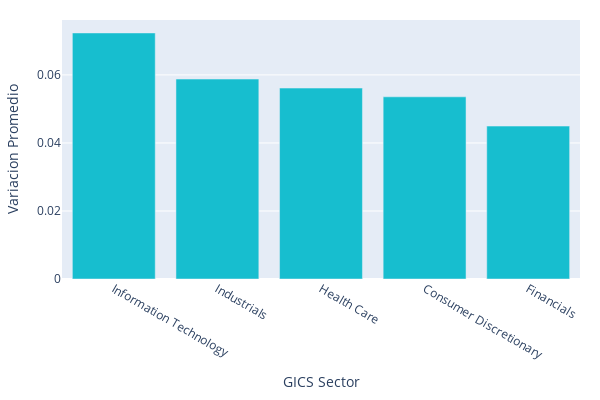

Notebook source saved alongside this figure:
### Code cell
# Graficamos
fig = px.bar(top_industrias, x='GICS Sector', y='Variacion Promedio', width=600, height=400)
fig.update_traces(marker_color='#17BECF')
fig.update_layout(
    margin=dict(l=20, r=20, t=20, b=20),
)
fig.show()

### Figure 1 — Plotly figure (JSON) as saved in the notebook; plotly's stock layout.template omitted (floating-point values rounded to 4 significant figures)
{"data": [{"alignmentgroup": "True", "hovertemplate": "GICS Sector=%{x}<br>Variacion Promedio=%{y}<extra></extra>", "legendgroup": "", "marker": {"color": "#17BECF", "pattern": {"shape": ""}}, "name": "", "offsetgroup": "", "orientation": "v", "showlegend": false, "textposition": "auto", "type": "bar", "x": ["Information Technology", "Industrials", "Health Care", "Consumer Discretionary", "Financials"], "xaxis": "x", "y": [0.07234, 0.05878, 0.05614, 0.05356, 0.04496], "yaxis": "y"}], "layout": {"barmode": "relative", "height": 400, "legend": {"tracegroupgap": 0}, "margin": {"b": 20, "l": 20, "r": 20, "t": 20}, "width": 600, "xaxis": {"anchor": "y", "domain": [0, 1], "title": {"text": "GICS Sector"}}, "yaxis": {"anchor": "x", "domain": [0, 1], "title": {"text": "Variacion Promedio"}}}}
